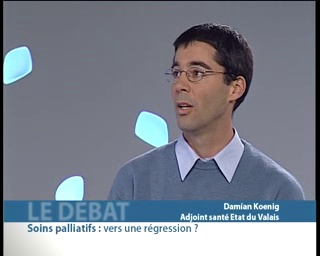
#> input picture test/image367.jpg, 320 x 256 px, found by its file name
$ jupyter execute 'Analyse exloratoire_image.ipynb'
#> lines starting #> are read from the running program, lines starting #| are printed output that depends on the picture; after the words box and inside, x2 and y2 are one past the last pixel; in counts of white or black regions, pixels touching at a corner belong together
### Importation des packages

[cell 1]
import numpy as np
import cv2
import matplotlib.pyplot as plt
import imutils
import pytesseract
import os
import pandas as pd

Liens intéressants :
https://openclassrooms.com/fr/courses/5060661-initiez-vous-aux-traitements-de-base-des-images-numeriques/5217811-apprenez-a-representer-et-afficher-des-images-en-langage-python
https://www.kongakura.fr/article/OpenCV_Python_Tutoriel
https://siera-estaca.fr/opencv-python/
https://www.f-legrand.fr/scidoc/docmml/opencv/python/segcoul/segcoul.html

Sur OCR :
https://www.analyticsvidhya.com/blog/2021/06/optical-character-recognitionocr-with-tesseract-opencv-and-python/

### Découpage de la vidéo en images (frames) - à faire tourner une fois

[cell 2]
# [16 lines of commented-out code are left out]

### Analyse exploratoire - Focus sur une image

#### Caractéristiques d'une image

[cell 3]
img_test = cv2.imread('images\image367.jpg')
#> img_test is the input picture: shape (256, 320, 3); mean B, G, R 143.9, 131.6, 125.3
print( 'classe :', type(img_test) ),
#| classe : <class 'numpy.ndarray'>
print( 'type :', img_test.dtype ),
#| type : uint8
print( 'taille :', img_test.shape )
#| taille : (256, 320, 3)
print( 'Exemple de valeur pour un pixel :', img_test[0,2])
#| Exemple de valeur pour un pixel : [2 3 1]

L'image est représentée via un ndarray avec 256 lignes x 320 colonnes, soient 81 920 pixels au total. Chaque pixel est stocké sur 3 octets (car c'est une image couleur, en RGB). Par exemple la valeur du pixel de la ligne 0 colonne 2 est le triplet [2 3 1].
Attention ! OpenCV gère les valeurs des pixels non pas dans l’ordre RGB, mais à l’inverse dans l’ordre BGR, donc 1 est ici la composante de rouge du pixel de coordonnées (0,2) et non pas celle du bleu.

Extraction des composantes B G R :

[cell 4]
b, g, r = cv2.split(img_test)
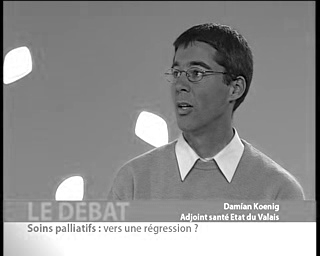
#> b: shape (256, 320); min 0, max 255, mean 143.9
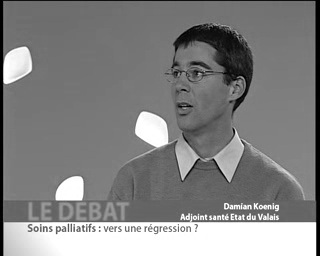
#> g: shape (256, 320); min 0, max 255, mean 131.6
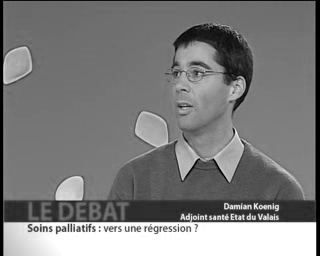
#> r: shape (256, 320); min 0, max 255, mean 125.3

[cell 5]
np.min(b), np.max(b), np.min(g), np.max(g), np.min(r), np.max(r)
#> Out = (0, 255, 0, 255, 0, 255)

L’intensité lumineuse de chaque couleur peut prendre 256 valeurs (ou 0 est éteint et ou 255 est la valeur maximum)

#### Affichage d'une image

[cell 6]
fig, ax = plt.subplots()
ax.set_title("Image test - Pixels gérés dans l'ordre BGR")
plt.imshow(img_test)
plt.show()

L'image ne s'affiche pas avec les bonnes couleurs. Nous remarquons qu'en effet, OpenCV ne gère pas les valeurs des pixels dans l'ordre RGB.
Nous allons donc remettre les pixels dans l'ordre RGB :

[cell 7]
img_test_rgb = cv2.merge([r, g, b])
fig, ax = plt.subplots()
ax.set_title("Image test - Pixels gérés dans l'ordre RGB")
plt.imshow(img_test_rgb)
plt.show()

### Modification d'une image

Exercice 1 : Modifier le pixel de coordonnée (100,100) en le faisant devenir blanc

[cell 8]
img_exo1=img_test_rgb
img_exo1[100,100]=(255,255,255)
#> img_exo1: shape (256, 320, 3); mean R, G, B 125.3, 131.6, 143.9
fig, ax = plt.subplots()
ax.set_title("Image exercice 1 - Pixel (100,100) en blanc")
plt.imshow(img_exo1)
plt.show()

Exercice 2 : Faire apparaitre un carré bleu sur les 100x100 premiers pixels

[cell 9]
img_exo2=img_test_rgb
img_exo2[0:100,0:100]=(0,0,255)
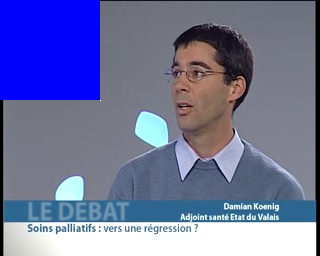
#> img_exo2: shape (256, 320, 3); mean R, G, B 111.8, 117.1, 159.1
fig, ax = plt.subplots()
ax.set_title("Image exercice 2 - Carré blanc sur les 100x100 premiers pixels")
plt.imshow(img_exo2)
plt.show()

Exercice 3 : Afficher uniquement le coin supérieur gauche de l'image

[cell 10]
img_exo3=img_test_rgb
coin = img_exo3[0:125, 0:150]
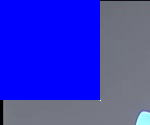
#> coin: shape (125, 150, 3); mean R, G, B 53.5, 55.2, 196.6
fig, ax = plt.subplots()
ax.set_title("Image exercice 3 - Coin supérieur gauche")
plt.imshow(coin)
plt.show()

### Convertion de l'image en nuances de gris

[cell 11]
img_test_grey = cv2.cvtColor(img_test, cv2.COLOR_RGB2GRAY)
fig, ax = plt.subplots()
ax.set_title("Image test - En nuances de gris")
plt.imshow(img_test_grey, cmap = 'Greys_r')
plt.show()
print("taille de l'image en nuance de gris :", img_test_grey.shape)
#| taille de l'image en nuance de gris : (256, 320)
print("Valeur minimale de l'intensité lumineuse :", np.min(img_test_grey))
#| Valeur minimale de l'intensité lumineuse : 0
print("Valeur maximale de l'intensité lumineuse :", np.max(img_test_grey))
#| Valeur maximale de l'intensité lumineuse : 255

La nouvelle matrice fait aussi 256 lignes par 320 colonnes, mais sur de simples octets. Cela permet de travailler en dimension moins grande. Dans le cas d’image noir et blanc il n’y a en effet qu’une valeur à stocker par pixel. L'intensité lumineuse prend toujours 256 valeurs. Lorsque l'intensité vaut 0, le pixel est noir, et lorsque l'intensité est de 255, le pixel est blanc. Toutes les valeurs intermédiaires sont des nuances de gris.

### Enregistrer une image

[cell 12]
# cv2.imwrite("images_tests\image_test_gris.jpg", grey_image)  # enregistre la matrice dans un fichier du nom indiqué

### Transformations - Thresholds et contours

Commençons tout de suite avec le thresholding (ou seuillage en français). Le seuillage est une binarisation de nos images. La plupart du temps nous allons binariser des images noirs et blancs.


Mais c’est quoi la binarisation ?


“En traitement d’image, la binarisation est une opération qui produit deux classes de pixels, en général, ils sont représentés par des pixels noirs et des pixels blancs.”


En gros, tous les pixels en dessous du seuil vont être converti en pixel noir, et ceux au dessus seront converti en pixel blanc.

Ainsi on pourra se concentrer sur la partie de l’image qui nous interesse.


Bien voyons maintenant les fonctions de thresholding d’OpenCV.


La première est cv2.threshold().


Elle demande quatre arguments: le premier est l’image à seuiller (forcément une image noir et blanc), le deuxième est le seuil, le troisième est la valeur maximum, et le dernier est la méthode de binarisation.


Principe de fonctionnement: Si la méthode de binarisation est cv2.THRESH_BINARY, alors chaque pixel ayant une intensité supérieure à celle du seuil verra sa valeur transformer en la valeur maximum (255 souvent). Les autres seront ramenés à une intensité de 0.


Si la méthode de binarisation est cv2.THRESH_BINARY_INV, alors ce sera l’inverse. Les pixels ayant une intensité supérieure au seuil seront ramenés à une intensité de 0, et les pixels ayant une intensité inférieure au seuil prendront la valeur de l’intensité maximale.


NB: la fonction cv2.threshold() retourne deux valeurs: la première est la valeur du seuil, et la deuxième est l’image seuillée.

[cell 13]
seuillagenorm = cv2.adaptiveThreshold(img_test_grey, 255, cv2.ADAPTIVE_THRESH_MEAN_C, cv2.THRESH_BINARY_INV, 11, 4)
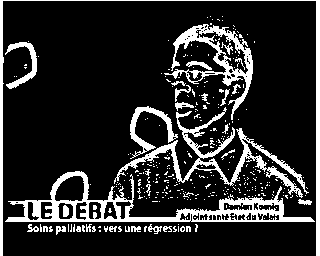
#> seuillagenorm: shape (256, 320); 16.3% white; 333 white regions (302 under 20 px), largest, box (x1, y1, x2, y2) and area: (5, 171, 315, 222) 3793, (114, 107, 309, 198) 2485, (0, 0, 320, 256) 2112
seuillagegaussien =  cv2.adaptiveThreshold(img_test_grey, 255, cv2.ADAPTIVE_THRESH_GAUSSIAN_C, cv2.THRESH_BINARY_INV, 11, 4)
#> seuillagegaussien: shape (256, 320); 13.1% white; 491 white regions (457 under 20 px), largest, box (x1, y1, x2, y2) and area: (5, 172, 315, 222) 2963, (0, 0, 320, 256) 2200, (117, 126, 309, 196) 1211

result = np.hstack([seuillagenorm, seuillagegaussien])
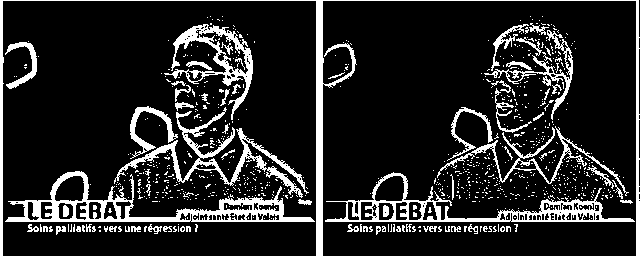
#> result: shape (256, 640); 14.7% white; 823 white regions (759 under 20 px), largest, box (x1, y1, x2, y2) and area: (0, 0, 640, 256) 4312, (5, 171, 315, 222) 3793, (325, 172, 635, 222) 2963

plt.imshow(result, cmap = 'Greys_r')
plt.show()

[cell 14]
edge = cv2.Canny(img_test_grey, 30, 150)
#> edge: shape (256, 320); 6.6% white in thin lines or dots
edge1 = cv2.Canny(img_test_grey, 70, 200)
#> edge1: shape (256, 320); 5.8% white in thin lines or dots

result = np.hstack([edge, edge1])
#> result: shape (256, 640); 6.2% white in thin lines or dots
plt.imshow(result, cmap = 'Greys_r')
plt.show()

[cell 15]
edge = imutils.auto_canny(img_test_grey)
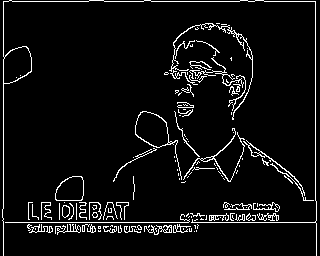
#> edge: shape (256, 320); 5.9% white in thin lines or dots
edge1 = cv2.Canny(img_test_grey, 70, 200)

result = np.hstack([edge, edge1])
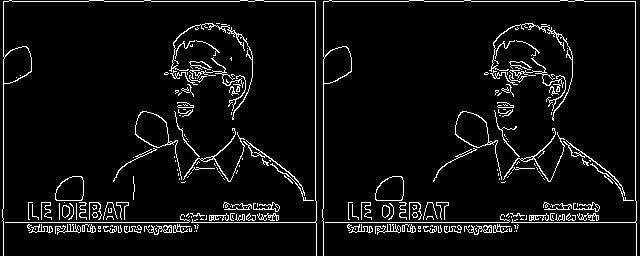
#> result: shape (256, 640); 5.9% white in thin lines or dots
plt.imshow(result, cmap = 'Greys_r')
plt.show()

### Convertion de l'image dans l'espace colorimétrique HSV

Le modèle HSV est utilisé pour représenter les gammes de couleurs du modèle RVB sous une forme cylindrique. Cet espace colorimétrique est très utilisé pour le suivi d’objets.

Le modèle de couleur HSV signifie Hue, Saturation et Brightness (Value).

L’attribut Hue est utilisé pour spécifier la teinte de la couleur utilisée, et l’attribut Saturation détermine la quantité dans laquelle la couleur est utilisée. L’attribut Value permet de spécifier la luminosité de la couleur.
Plage de la teinte (Hue) : [0,179]
Plage de la saturation : [0,255]
Plage de la valeur (Value) : [0,255]

On se réfère à la teinte de l’objet  (le H) quand par exemple nous disons qu’il est rouge ou qu’il est vert.
La teinte est codée suivant l’angle qui lui correspond sur le cercle des couleurs. On a donc:
– 0° ou 360° : rouge ;   – 60° : jaune ;  -120° : vert ;  -180° : cyan ;  -240° : bleu ;  -300° : magenta.
Cependant comme nos valeurs ne peuvent pas dépasser 255, la teinte dans OpenCv est comprise entre 0 et 180 ( par exemple la teinte jaune vaut 30 dans OpenCV).

La saturation et la valeur elle seront comprises entre 0 et 255. Pour la valeur: 0 veut dire que le pixel est éteint et 255 qu’il est allumé au maximum . La saturation elle correspond à l’intensité de la couleur (0 veut dire gris et 255 veut dire “coloré au maximum”).

La saturation (Le S) représente la pureté de la couleur de l’objet, ainsi un objet rouge ayant une forte pureté un nous paraîtra éclatant, tandis qu’avec une faible pureté il aura plutôt un aspect délavé.

Pour finir, l’intensité (Le V) représente la quantité de lumière émise sur un objet, plus elle est forte et plus la couleur est claire, tandis que plus celle-ci est faible, plus la couleur de l’objet est sombre.

[cell 16]
img_test_hsv = cv2.cvtColor(img_test, cv2.COLOR_BGR2HSV)
#> img_test_hsv: shape (256, 320, 3); mean H, S, V 95.1, 50.6, 147.3
fig, ax = plt.subplots()
ax.set_title("Image test - dans l'espace HSV")
plt.imshow(img_test_hsv)
plt.show()

[cell 17]
img_test_hsv.shape
#> Out = (256, 320, 3)

L'image apparait bizarrement car l’afficheur ne sait pas que c’est une image HSV. Pour lui la première valeur de notre pixel sera l’intensité de la LED bleue alors qu’en fait cette valeur sera la teinte de notre pixel. Bien sûr le résultat visuel de la transformation HSV, n’est pas exploitable. Cependant cette transformation nous sera très utile par la suite.

[cell 18]
#Déclaration des couleurs des courbes
color = ('r','g','b')
#Déclaration des noms des courbes.
labels = ('h','s','v')
#Pour col allant r à b et pour i allant de 0 au nombre de couleurs
for i,col in enumerate(color):
    #Hist prend la valeur de l'histogramme de hsv sur la canal i.
    hist = cv2.calcHist([img_test_hsv],[i],None,[256],[0,256])
    # Plot de hist.
    plt.plot(hist,color = col,label=labels[i])
    plt.xlim([0,256])
#Affichage.
plt.show()
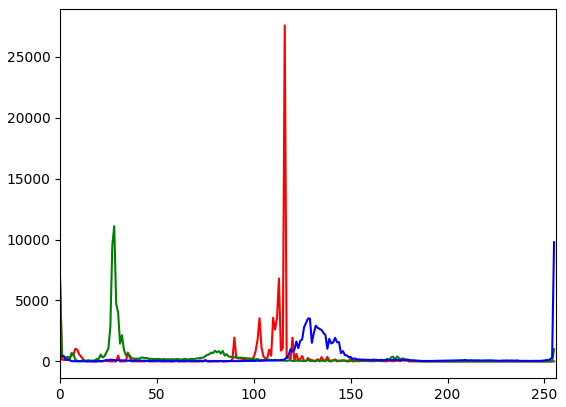
#> figure drawn by matplotlib, 1 panel; curve peaks at x = 116, y = 27584; curve peaks at x = 28, y = 11097; curve peaks at x = 255, y = 9782

$ run again, with test/image176.jpg copied over test/image367.jpg
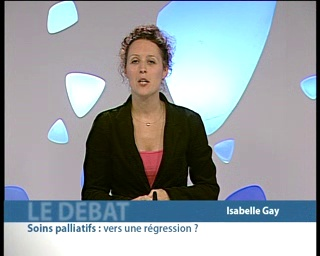
#> input picture test/image176.jpg, 320 x 256 px, found by its file name
#> img_test is the input picture: shape (256, 320, 3); mean B, G, R 163.2, 158, 150.2
#| classe : <class 'numpy.ndarray'>
#| type : uint8
#| taille : (256, 320, 3)
#| Exemple de valeur pour un pixel : [0 0 0]
#> `np.min(b), np.max(b), np.min(g), np.max(g), np.min(r), np.max(r)`: Out = (0, 255, 0, 255, 0, 255)
#> img_exo1: shape (256, 320, 3); mean R, G, B 150.2, 158, 163.2
#> img_exo2: shape (256, 320, 3); mean R, G, B 129.8, 137.6, 173.4
#| taille de l'image en nuance de gris : (256, 320)
#| Valeur minimale de l'intensité lumineuse : 0
#| Valeur maximale de l'intensité lumineuse : 255
#> `seuillagenorm = cv2.adaptiveThreshold(img_test_grey, 255, cv2.ADAPTIVE..`:
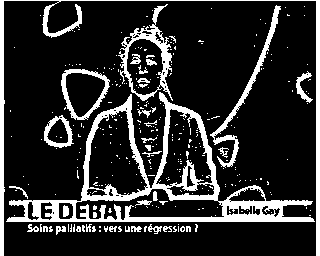
#> seuillagenorm: shape (256, 320); 17.9% white; 298 white regions (264 under 20 px), largest, box (x1, y1, x2, y2) and area: (6, 92, 315, 222) 6735, (0, 0, 320, 256) 2749, (118, 4, 173, 101) 1174
#> seuillagegaussien: shape (256, 320); 14.3% white; 436 white regions (401 under 20 px), largest, box (x1, y1, x2, y2) and area: (5, 92, 315, 222) 5132, (0, 0, 320, 256) 2325, (118, 3, 174, 102) 1010
#> edge1: shape (256, 320); 6% white in thin lines or dots
#> img_test_hsv: shape (256, 320, 3); mean H, S, V 96.7, 67.5, 170.5
#> `plt.show()`:
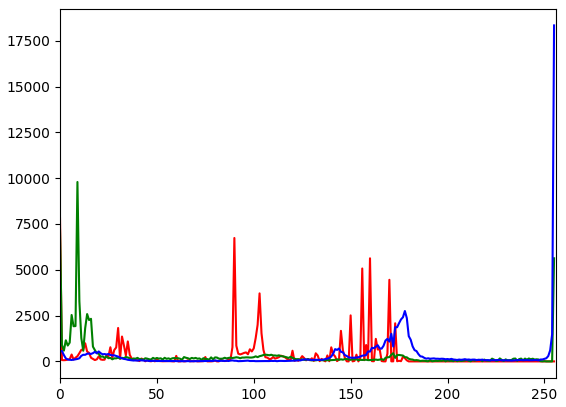
#> figure drawn by matplotlib, 1 panel; curve peaks at x = 0, y = 7815; curve peaks at x = 9, y = 9792; curve peaks at x = 255, y = 18339
